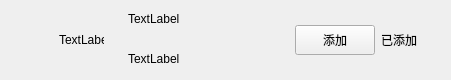
<?xml version="1.0" encoding="UTF-8"?>
<ui version="4.0">
 <class>ApplyFriendItem</class>
 <widget class="QWidget" name="ApplyFriendItem">
  <property name="geometry">
   <rect>
    <x>0</x>
    <y>0</y>
    <width>451</width>
    <height>80</height>
   </rect>
  </property>
  <property name="minimumSize">
   <size>
    <width>0</width>
    <height>80</height>
   </size>
  </property>
  <property name="maximumSize">
   <size>
    <width>16777215</width>
    <height>80</height>
   </size>
  </property>
  <property name="windowTitle">
   <string>Form</string>
  </property>
  <layout class="QHBoxLayout" name="horizontalLayout">
   <property name="spacing">
    <number>6</number>
   </property>
   <property name="leftMargin">
    <number>9</number>
   </property>
   <property name="topMargin">
    <number>0</number>
   </property>
   <property name="rightMargin">
    <number>0</number>
   </property>
   <property name="bottomMargin">
    <number>0</number>
   </property>
   <item>
    <spacer name="horizontalSpacer">
     <property name="orientation">
      <enum>Qt::Horizontal</enum>
     </property>
     <property name="sizeType">
      <enum>QSizePolicy::Fixed</enum>
     </property>
     <property name="sizeHint" stdset="0">
      <size>
       <width>50</width>
       <height>20</height>
      </size>
     </property>
    </spacer>
   </item>
   <item>
    <widget class="QLabel" name="icon_lb">
     <property name="minimumSize">
      <size>
       <width>45</width>
       <height>45</height>
      </size>
     </property>
     <property name="maximumSize">
      <size>
       <width>45</width>
       <height>45</height>
      </size>
     </property>
     <property name="text">
      <string>TextLabel</string>
     </property>
    </widget>
   </item>
   <item>
    <widget class="QWidget" name="widget" native="true">
     <layout class="QHBoxLayout" name="horizontalLayout_2">
      <property name="topMargin">
       <number>2</number>
      </property>
      <property name="rightMargin">
       <number>30</number>
      </property>
      <property name="bottomMargin">
       <number>2</number>
      </property>
      <item>
       <widget class="QWidget" name="widget_2" native="true">
        <property name="minimumSize">
         <size>
          <width>0</width>
          <height>0</height>
         </size>
        </property>
        <property name="maximumSize">
         <size>
          <width>16777215</width>
          <height>16777215</height>
         </size>
        </property>
        <layout class="QVBoxLayout" name="verticalLayout">
         <property name="spacing">
          <number>10</number>
         </property>
         <property name="topMargin">
          <number>2</number>
         </property>
         <property name="bottomMargin">
          <number>2</number>
         </property>
         <item>
          <widget class="QLabel" name="user_name_lb">
           <property name="minimumSize">
            <size>
             <width>100</width>
             <height>30</height>
            </size>
           </property>
           <property name="maximumSize">
            <size>
             <width>200</width>
             <height>30</height>
            </size>
           </property>
           <property name="text">
            <string>TextLabel</string>
           </property>
          </widget>
         </item>
         <item>
          <widget class="QLabel" name="user_chat_lb">
           <property name="minimumSize">
            <size>
             <width>100</width>
             <height>30</height>
            </size>
           </property>
           <property name="maximumSize">
            <size>
             <width>500</width>
             <height>30</height>
            </size>
           </property>
           <property name="text">
            <string>TextLabel</string>
           </property>
          </widget>
         </item>
        </layout>
       </widget>
      </item>
      <item>
       <widget class="ClickedBtn" name="addBtn">
        <property name="minimumSize">
         <size>
          <width>80</width>
          <height>30</height>
         </size>
        </property>
        <property name="maximumSize">
         <size>
          <width>80</width>
          <height>30</height>
         </size>
        </property>
        <property name="text">
         <string>添加</string>
        </property>
       </widget>
      </item>
      <item>
       <widget class="QLabel" name="already_add_lb">
        <property name="minimumSize">
         <size>
          <width>40</width>
          <height>0</height>
         </size>
        </property>
        <property name="maximumSize">
         <size>
          <width>40</width>
          <height>16777215</height>
         </size>
        </property>
        <property name="text">
         <string>已添加 </string>
        </property>
       </widget>
      </item>
     </layout>
    </widget>
   </item>
  </layout>
 </widget>
 <customwidgets>
  <customwidget>
   <class>ClickedBtn</class>
   <extends>QPushButton</extends>
   <header location="global">clickedbtn.h</header>
  </customwidget>
 </customwidgets>
 <resources/>
 <connections/>
</ui>
